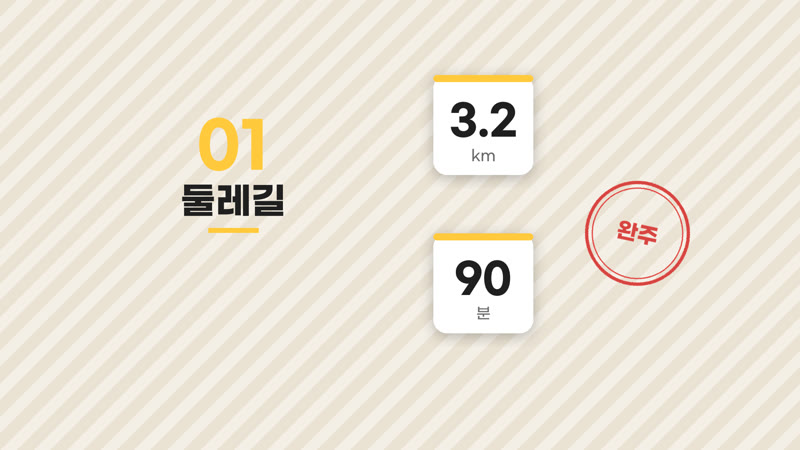
#> input picture imgs/akbun-davinciresolve-motion-stamp.jpg, 800 x 450 px
$ python -i haru_prompt.py   (imports and definitions only)
#> lines starting #> are read from the running program, lines starting #| are printed output that depends on the picture
"""haru 스타일 다이어그램 이미지 생성 프롬프트를 spec(JSON)에서 조립하고 채점한다.

  build <spec.json> [-o prompt.txt]   채점 후 100점이면 프롬프트를 쓴다(없으면 stdout)
  check <spec.json>                   채점표만 출력
  spec과 같은 폴더의 shapes.jsonl·palettes.jsonl은 라이브러리에 더한다(새 id만)
  center <in.png> [-o out.png]        그림 덩어리를 캔버스 가운데로 옮기고 전후 여백을 출력(Pillow 필요)
  --selftest                          자체 검사
"""
import json
import re
import sys
from pathlib import Path

REF = Path(__file__).resolve().parent.parent / "references"

# 모델이 쓴 글에 나오면 안 되는 말(복수형 포함). 상표·캐릭터와 스타일을 깨는 표현.
BANNED = ("logo", "trademark", "mascot", "3d", "isometric", "photorealistic", "realistic", "gradient", "neon", "shadow")
BANNED_RE = re.compile(rf"\b({'|'.join(BANNED)})s?\b", re.I)

# spec에 쓸 수 있는 키. 이 밖의 키(예: icon)는 감점한다.
KEYS = {
  "spec": {"palette", "layout", "subject", "titles", "nodes", "edges", "notes", "groups", "spans"},
  "groups": {"id", "label", "members"},
  "nodes": {"id", "label", "shape", "same"},
  "edges": {"from", "to", "kind", "label", "step", "chip", "wait"},
  "notes": {"node", "edge", "text"},
  "spans": {"first", "last", "label"},
}


def load(name):
  lines = (REF / f"{name}.jsonl").read_text(encoding="utf-8").splitlines()
  return {r["id"]: r for r in map(json.loads, filter(None, lines))}


# [1 line not run here, left out]
# 배치 라우팅은 layouts.jsonl이 정한다. 줄에 key가 있으면 모든 도형이 그 키(values 중 하나)로 칸을 고른다.
# [1 line that did not run here, left out]
# [1 line not run here, left out]
# 작업 폴더에서 더할 수 있는 라이브러리와 줄마다 있어야 하는 필드.
LOCAL = {"shapes": {"id", "ko", "prompt"}, "palettes": {"id", "use", "ink", "bg", "chips"}}


# [11 lines left out: function extend, not called in this run]


def text_ok(s, hi):
  """1~hi자(공백 포함), 영어(ASCII)·한글만, 큰따옴표 없음."""
  return isinstance(s, str) and 1 <= len(s) <= hi and '"' not in s and all(ch.isascii() or "가" <= ch <= "힣" for ch in s)


def name(node):
  return " ".join(node.get("label", []))


# [6 lines left out: function unknown_keys, not called in this run]


def lay_of(spec):
  return LIB["layouts"].get(spec.get("layout"), {})


# [175 lines left out: functions key_ok, titles_ok, chips_ok, sequence_ok, side_of, panels_ok and 5 more, not called in this run]


def score(rows):
  return sum(ok for _, ok, _ in rows) * 100 // len(rows)


# [70 lines left out: function build, not called in this run]


def margins(box, size):
  """그림 덩어리 box(left, top, right, bottom)의 왼·오른·위·아래 여백(px)과 좌우·상하 차이(캔버스 대비 %)."""
  (l, t, r, b), (w, h) = box, size
  m = (l, w - r, t, h - b)
  return m, abs(m[0] - m[1]) * 100 / w, abs(m[2] - m[3]) * 100 / h


def center(src, dst):
#> called with dst = 'out.png'
  from PIL import Image, ImageChops
  im = Image.open(src).convert("RGB")
#> im is the input picture: PIL image 800x450 RGB; mean R, G, B 236.6, 229.8, 216.7
  bg = im.getpixel((0, 0))
#> bg = (234, 227, 211)
  # ponytail: 모서리 픽셀을 배경으로 보고 20 넘게 다른 픽셀을 그림으로 본다. 모서리에 얼룩이 있으면 틀린다
  box = ImageChops.difference(im, Image.new("RGB", im.size, bg)).convert("L").point(lambda v: 255 if v > 20 else 0).getbbox()
#> box = (182, 74, 691, 340)
  if not box:
    sys.exit("그림이 없는 빈 이미지")
  w, h = im.size
#> w = 800; h = 450
  x, y = (w - (box[2] - box[0])) // 2, (h - (box[3] - box[1])) // 2
#> x = 145; y = 92
  out = Image.new("RGB", im.size, bg)
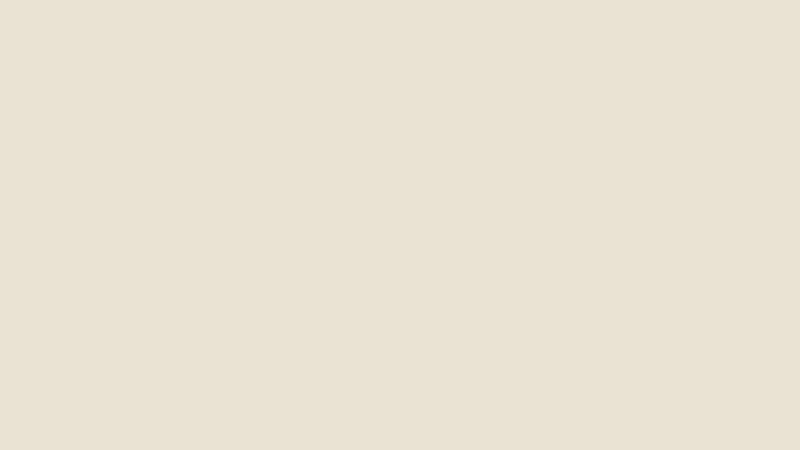
#> out: PIL image 800x450 RGB; mean R, G, B 234, 227, 211
  out.paste(im.crop(box), (x, y))
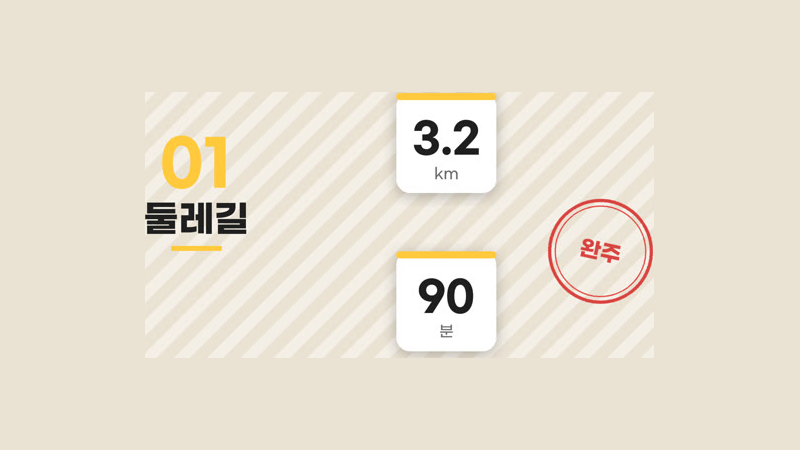
#> out: PIL image 800x450 RGB; mean R, G, B 233.7, 226.3, 211.1
  out.save(dst)
  for tag, b in (("before", box), ("after", (x, y, x + box[2] - box[0], y + box[3] - box[1]))):
    m, dx, dy = margins(b, im.size)
    print(f"{tag:6} margin L{m[0]} R{m[1]} T{m[2]} B{m[3]} px, 좌우 차이 {dx:.1f}%, 상하 차이 {dy:.1f}%")
#> this loop made 2 passes
#> (tag, l in margins, t in margins, r in margins, w in margins, h in margins, m) on passes 1 to 2: ('before', 182, 74, 691, 800, 450, (182, 109, 74, 110)), ('after', 145, 92, 654, 800, 450, (145, 146, 92, 92))
#| before margin L182 R109 T74 B110 px, 좌우 차이 9.1%, 상하 차이 8.0%
#| after  margin L145 R146 T92 B92 px, 좌우 차이 0.1%, 상하 차이 0.0%


# [4 lines left out: function report, not called in this run]


def failed(spec):
  return {n for n, ok, _ in check(spec) if not ok}


# [217 lines left out: functions selftest, main, not called in this run]


# [2 lines not run here, left out]

>>> result = center('../../../../../imgs/akbun-davinciresolve-motion-stamp.jpg', 'out.png')
